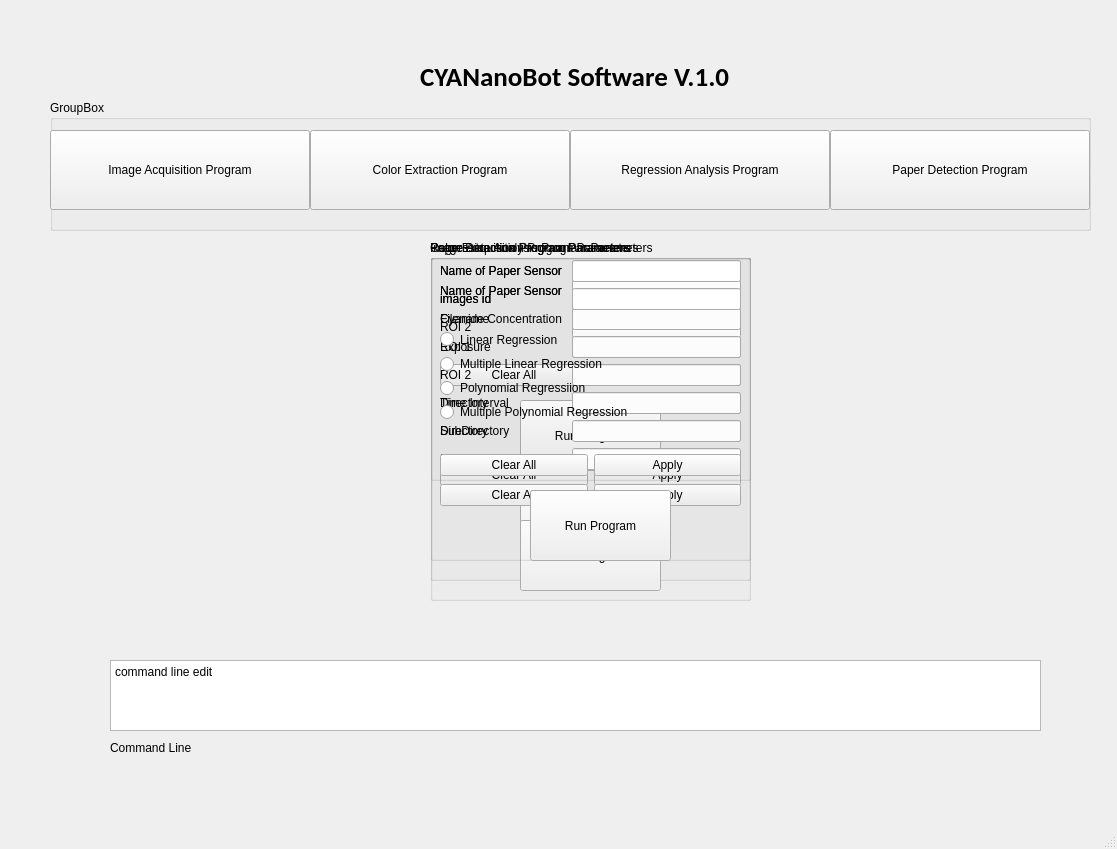
<?xml version="1.0" encoding="UTF-8"?>
<ui version="4.0">
 <class>MainWindow</class>
 <widget class="QMainWindow" name="MainWindow">
  <property name="enabled">
   <bool>true</bool>
  </property>
  <property name="geometry">
   <rect>
    <x>0</x>
    <y>0</y>
    <width>1117</width>
    <height>849</height>
   </rect>
  </property>
  <property name="windowTitle">
   <string>MainWindow</string>
  </property>
  <widget class="QWidget" name="centralwidget">
   <widget class="QLabel" name="label">
    <property name="geometry">
     <rect>
      <x>420</x>
      <y>60</y>
      <width>310</width>
      <height>33</height>
     </rect>
    </property>
    <property name="font">
     <font>
      <family>Calibri</family>
      <pointsize>20</pointsize>
      <weight>75</weight>
      <bold>true</bold>
     </font>
    </property>
    <property name="layoutDirection">
     <enum>Qt::LeftToRight</enum>
    </property>
    <property name="autoFillBackground">
     <bool>false</bool>
    </property>
    <property name="text">
     <string>CYANanoBot Software V.1.0</string>
    </property>
   </widget>
   <widget class="QGroupBox" name="groupBox">
    <property name="geometry">
     <rect>
      <x>50</x>
      <y>100</y>
      <width>1041</width>
      <height>131</height>
     </rect>
    </property>
    <property name="title">
     <string>GroupBox</string>
    </property>
    <widget class="QPushButton" name="iap_button">
     <property name="geometry">
      <rect>
       <x>0</x>
       <y>30</y>
       <width>260</width>
       <height>80</height>
      </rect>
     </property>
     <property name="text">
      <string>Image Acquisition Program</string>
     </property>
    </widget>
    <widget class="QPushButton" name="cep_button">
     <property name="enabled">
      <bool>true</bool>
     </property>
     <property name="geometry">
      <rect>
       <x>260</x>
       <y>30</y>
       <width>260</width>
       <height>80</height>
      </rect>
     </property>
     <property name="maximumSize">
      <size>
       <width>16777215</width>
       <height>16777215</height>
      </size>
     </property>
     <property name="text">
      <string>Color Extraction Program</string>
     </property>
    </widget>
    <widget class="QPushButton" name="rap_button">
     <property name="geometry">
      <rect>
       <x>520</x>
       <y>30</y>
       <width>260</width>
       <height>80</height>
      </rect>
     </property>
     <property name="text">
      <string>Regression Analysis Program</string>
     </property>
    </widget>
    <widget class="QPushButton" name="pdp_button">
     <property name="geometry">
      <rect>
       <x>780</x>
       <y>30</y>
       <width>260</width>
       <height>80</height>
      </rect>
     </property>
     <property name="text">
      <string>Paper Detection Program</string>
     </property>
    </widget>
   </widget>
   <widget class="QLabel" name="label_3">
    <property name="geometry">
     <rect>
      <x>110</x>
      <y>740</y>
      <width>131</width>
      <height>16</height>
     </rect>
    </property>
    <property name="text">
     <string>Command Line</string>
    </property>
   </widget>
   <widget class="QPlainTextEdit" name="cmd_line_run">
    <property name="geometry">
     <rect>
      <x>110</x>
      <y>660</y>
      <width>931</width>
      <height>71</height>
     </rect>
    </property>
    <property name="plainText">
     <string>command line edit</string>
    </property>
   </widget>
   <widget class="QGroupBox" name="groupBox_2">
    <property name="geometry">
     <rect>
      <x>430</x>
      <y>240</y>
      <width>321</width>
      <height>341</height>
     </rect>
    </property>
    <property name="title">
     <string>Image Acquisition Program Parameters</string>
    </property>
    <widget class="QWidget" name="formLayoutWidget">
     <property name="geometry">
      <rect>
       <x>10</x>
       <y>40</y>
       <width>301</width>
       <height>171</height>
      </rect>
     </property>
     <layout class="QFormLayout" name="formLayout">
      <item row="0" column="0">
       <widget class="QLabel" name="label_2">
        <property name="text">
         <string>Name of Paper Sensor </string>
        </property>
       </widget>
      </item>
      <item row="0" column="1">
       <widget class="QLineEdit" name="ia_paper_sensor"/>
      </item>
      <item row="1" column="0">
       <widget class="QLabel" name="label_4">
        <property name="text">
         <string>Cyanide Concentration</string>
        </property>
       </widget>
      </item>
      <item row="1" column="1">
       <widget class="QLineEdit" name="ia_cn_concentration"/>
      </item>
      <item row="2" column="0">
       <widget class="QLabel" name="label_5">
        <property name="text">
         <string>Exposure</string>
        </property>
       </widget>
      </item>
      <item row="2" column="1">
       <widget class="QLineEdit" name="ia_exposure"/>
      </item>
      <item row="3" column="0">
       <widget class="QLabel" name="label_6">
        <property name="text">
         <string>Resolution</string>
        </property>
       </widget>
      </item>
      <item row="3" column="1">
       <widget class="QLineEdit" name="ia_resolution"/>
      </item>
      <item row="4" column="0">
       <widget class="QLabel" name="label_7">
        <property name="text">
         <string>Time Interval</string>
        </property>
       </widget>
      </item>
      <item row="4" column="1">
       <widget class="QLineEdit" name="ia_time_interval"/>
      </item>
      <item row="5" column="0">
       <widget class="QLabel" name="label_8">
        <property name="text">
         <string>Directory</string>
        </property>
       </widget>
      </item>
      <item row="5" column="1">
       <widget class="QLineEdit" name="ia_directory"/>
      </item>
     </layout>
    </widget>
    <widget class="QWidget" name="horizontalLayoutWidget_6">
     <property name="geometry">
      <rect>
       <x>10</x>
       <y>220</y>
       <width>301</width>
       <height>31</height>
      </rect>
     </property>
     <layout class="QHBoxLayout" name="horizontalLayout_6">
      <item>
       <widget class="QPushButton" name="ia_clear_all_button">
        <property name="text">
         <string>Clear All</string>
        </property>
       </widget>
      </item>
      <item>
       <widget class="QPushButton" name="ia_apply_button">
        <property name="text">
         <string>Apply</string>
        </property>
       </widget>
      </item>
     </layout>
    </widget>
    <widget class="QPushButton" name="ia_run_button">
     <property name="geometry">
      <rect>
       <x>90</x>
       <y>260</y>
       <width>141</width>
       <height>71</height>
      </rect>
     </property>
     <property name="text">
      <string>Run Program</string>
     </property>
    </widget>
   </widget>
   <widget class="QGroupBox" name="groupBox_4">
    <property name="geometry">
     <rect>
      <x>430</x>
      <y>240</y>
      <width>321</width>
      <height>241</height>
     </rect>
    </property>
    <property name="title">
     <string>Color Extraction Program Parameters</string>
    </property>
    <widget class="QWidget" name="formLayoutWidget_5">
     <property name="geometry">
      <rect>
       <x>10</x>
       <y>20</y>
       <width>301</width>
       <height>101</height>
      </rect>
     </property>
     <layout class="QFormLayout" name="formLayout_5">
      <item row="0" column="0">
       <widget class="QLabel" name="label_29">
        <property name="text">
         <string>Name of Paper Sensor </string>
        </property>
       </widget>
      </item>
      <item row="0" column="1">
       <widget class="QLineEdit" name="ce_paper_sensor"/>
      </item>
      <item row="1" column="0">
       <widget class="QLabel" name="label_30">
        <property name="text">
         <string>images id</string>
        </property>
       </widget>
      </item>
      <item row="1" column="1">
       <widget class="QLineEdit" name="ce_id"/>
      </item>
      <item row="2" column="0">
       <widget class="QLabel" name="label_32">
        <property name="text">
         <string>ROI 2</string>
        </property>
       </widget>
      </item>
      <item row="2" column="1">
       <widget class="QLineEdit" name="ce_rf2"/>
      </item>
     </layout>
    </widget>
    <widget class="QPushButton" name="ce_run_button">
     <property name="geometry">
      <rect>
       <x>90</x>
       <y>160</y>
       <width>141</width>
       <height>71</height>
      </rect>
     </property>
     <property name="text">
      <string>Run Program</string>
     </property>
    </widget>
    <widget class="QWidget" name="horizontalLayoutWidget_3">
     <property name="geometry">
      <rect>
       <x>10</x>
       <y>120</y>
       <width>301</width>
       <height>31</height>
      </rect>
     </property>
     <layout class="QHBoxLayout" name="horizontalLayout_3">
      <item>
       <widget class="QPushButton" name="ce_clear_all_button">
        <property name="text">
         <string>Clear All</string>
        </property>
       </widget>
      </item>
      <item>
       <widget class="QPushButton" name="ce_apply_button">
        <property name="text">
         <string>Apply</string>
        </property>
       </widget>
      </item>
     </layout>
    </widget>
   </widget>
   <widget class="QGroupBox" name="groupBox_3">
    <property name="geometry">
     <rect>
      <x>430</x>
      <y>240</y>
      <width>321</width>
      <height>361</height>
     </rect>
    </property>
    <property name="title">
     <string>Paper Detection Program Parameters</string>
    </property>
    <widget class="QWidget" name="formLayoutWidget_3">
     <property name="geometry">
      <rect>
       <x>10</x>
       <y>40</y>
       <width>301</width>
       <height>191</height>
      </rect>
     </property>
     <layout class="QFormLayout" name="formLayout_3">
      <item row="0" column="0">
       <widget class="QLabel" name="label_15">
        <property name="text">
         <string>Name of Paper Sensor </string>
        </property>
       </widget>
      </item>
      <item row="0" column="1">
       <widget class="QLineEdit" name="pd_paper_sensor"/>
      </item>
      <item row="1" column="0">
       <widget class="QLabel" name="label_16">
        <property name="text">
         <string>Filename</string>
        </property>
       </widget>
      </item>
      <item row="1" column="1">
       <widget class="QLineEdit" name="pd_filename"/>
      </item>
      <item row="2" column="0">
       <widget class="QLabel" name="label_17">
        <property name="text">
         <string>ROI 1</string>
        </property>
       </widget>
      </item>
      <item row="2" column="1">
       <widget class="QLineEdit" name="pd_rf1"/>
      </item>
      <item row="3" column="0">
       <widget class="QLabel" name="label_18">
        <property name="text">
         <string>ROI 2</string>
        </property>
       </widget>
      </item>
      <item row="3" column="1">
       <widget class="QLineEdit" name="pd_rf2"/>
      </item>
      <item row="4" column="0">
       <widget class="QLabel" name="label_19">
        <property name="text">
         <string>Directory</string>
        </property>
       </widget>
      </item>
      <item row="4" column="1">
       <widget class="QLineEdit" name="pd_directory"/>
      </item>
      <item row="5" column="0">
       <widget class="QLabel" name="label_20">
        <property name="text">
         <string>SubDirectory</string>
        </property>
       </widget>
      </item>
      <item row="5" column="1">
       <widget class="QLineEdit" name="pd_subdirectory"/>
      </item>
      <item row="6" column="0">
       <widget class="QLabel" name="label_21">
        <property name="text">
         <string>Number of Rows</string>
        </property>
       </widget>
      </item>
      <item row="6" column="1">
       <widget class="QLineEdit" name="pd_num_rows"/>
      </item>
     </layout>
    </widget>
    <widget class="QPushButton" name="pd_run_button">
     <property name="geometry">
      <rect>
       <x>90</x>
       <y>280</y>
       <width>141</width>
       <height>71</height>
      </rect>
     </property>
     <property name="text">
      <string>Run Program</string>
     </property>
    </widget>
    <widget class="QWidget" name="horizontalLayoutWidget">
     <property name="geometry">
      <rect>
       <x>10</x>
       <y>240</y>
       <width>301</width>
       <height>31</height>
      </rect>
     </property>
     <layout class="QHBoxLayout" name="horizontalLayout">
      <item>
       <widget class="QPushButton" name="pd_clear_all_button">
        <property name="text">
         <string>Clear All</string>
        </property>
       </widget>
      </item>
      <item>
       <widget class="QPushButton" name="pd_apply_button">
        <property name="text">
         <string>Apply</string>
        </property>
       </widget>
      </item>
     </layout>
    </widget>
   </widget>
   <widget class="QGroupBox" name="groupBox_5">
    <property name="enabled">
     <bool>true</bool>
    </property>
    <property name="geometry">
     <rect>
      <x>430</x>
      <y>240</y>
      <width>321</width>
      <height>321</height>
     </rect>
    </property>
    <property name="title">
     <string>Regression Analysis Program Parameters</string>
    </property>
    <widget class="QWidget" name="formLayoutWidget_7">
     <property name="geometry">
      <rect>
       <x>10</x>
       <y>20</y>
       <width>301</width>
       <height>61</height>
      </rect>
     </property>
     <layout class="QFormLayout" name="formLayout_7">
      <item row="0" column="0">
       <widget class="QLabel" name="label_35">
        <property name="text">
         <string>Name of Paper Sensor </string>
        </property>
       </widget>
      </item>
      <item row="0" column="1">
       <widget class="QLineEdit" name="ra_paper_sensor"/>
      </item>
      <item row="1" column="0">
       <widget class="QLabel" name="label_36">
        <property name="text">
         <string>images id</string>
        </property>
       </widget>
      </item>
      <item row="1" column="1">
       <widget class="QLineEdit" name="ra_id"/>
      </item>
     </layout>
    </widget>
    <widget class="QPushButton" name="ra_run_button">
     <property name="geometry">
      <rect>
       <x>100</x>
       <y>250</y>
       <width>141</width>
       <height>71</height>
      </rect>
     </property>
     <property name="text">
      <string>Run Program</string>
     </property>
    </widget>
    <widget class="QWidget" name="horizontalLayoutWidget_5">
     <property name="geometry">
      <rect>
       <x>10</x>
       <y>210</y>
       <width>301</width>
       <height>31</height>
      </rect>
     </property>
     <layout class="QHBoxLayout" name="horizontalLayout_5">
      <item>
       <widget class="QPushButton" name="ra_clear_all_button">
        <property name="text">
         <string>Clear All</string>
        </property>
       </widget>
      </item>
      <item>
       <widget class="QPushButton" name="ra_apply_button">
        <property name="text">
         <string>Apply</string>
        </property>
       </widget>
      </item>
     </layout>
    </widget>
    <widget class="QWidget" name="verticalLayoutWidget">
     <property name="geometry">
      <rect>
       <x>10</x>
       <y>90</y>
       <width>301</width>
       <height>91</height>
      </rect>
     </property>
     <layout class="QVBoxLayout" name="verticalLayout">
      <item>
       <widget class="QRadioButton" name="ra_lr_radioButton">
        <property name="text">
         <string>Linear Regression</string>
        </property>
       </widget>
      </item>
      <item>
       <widget class="QRadioButton" name="ra_mlr_radioButton">
        <property name="text">
         <string>Multiple Linear Regression</string>
        </property>
       </widget>
      </item>
      <item>
       <widget class="QRadioButton" name="ra_pr_radioButton">
        <property name="text">
         <string>Polynomial Regressiion</string>
        </property>
       </widget>
      </item>
      <item>
       <widget class="QRadioButton" name="ra_mpr_radioButton">
        <property name="text">
         <string>Multiple Polynomial Regression</string>
        </property>
       </widget>
      </item>
     </layout>
    </widget>
   </widget>
  </widget>
  <widget class="QMenuBar" name="menubar">
   <property name="geometry">
    <rect>
     <x>0</x>
     <y>0</y>
     <width>1117</width>
     <height>21</height>
    </rect>
   </property>
  </widget>
  <widget class="QStatusBar" name="statusbar"/>
 </widget>
 <resources/>
 <connections/>
</ui>
